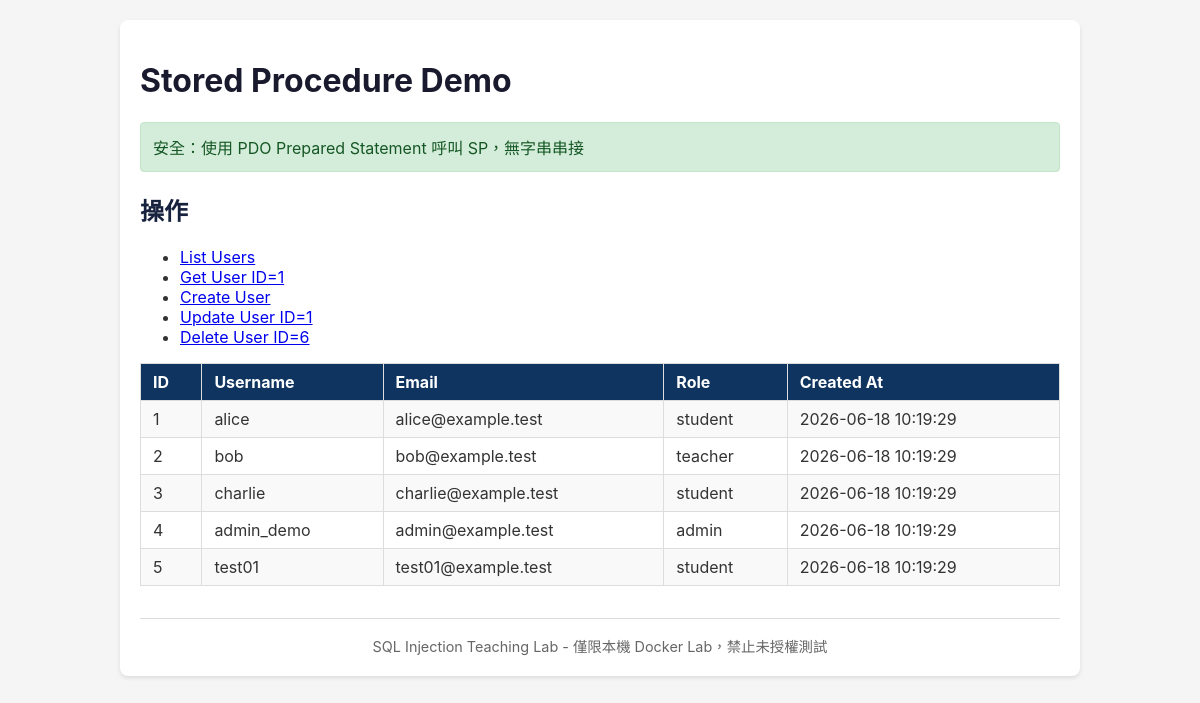
The page /callsp.php on the database its author committed.
### tables this page shows
CREATE TABLE IF NOT EXISTS users (
  id INT AUTO_INCREMENT PRIMARY KEY,
  username VARCHAR(50) NOT NULL,
  email VARCHAR(100) NOT NULL,
  role VARCHAR(20) NOT NULL DEFAULT 'student',
  created_at DATETIME NOT NULL DEFAULT CURRENT_TIMESTAMP,
  updated_at DATETIME NULL DEFAULT NULL ON UPDATE CURRENT_TIMESTAMP
);

### src/callsp.php (the view, shortened to what this page needs)
<?php
require_once __DIR__ . '/db.php';
$action = $_GET['action'] ?? 'list';
$rows = [];
try {
    switch ($action) {
        case 'list':
            $stmt = $pdo->prepare("CALL sp_user_list()");
            $stmt->execute();
            $rows = $stmt->fetchAll();
            break;
    }
} catch (Exception $e) {
    $message = 'Error: ' . $e->getMessage();
}
?>
<!DOCTYPE html>
<html lang="zh-TW">
<head>
    <link rel="stylesheet" href="style.css">
</head>
<body>
    <div class="container">
        <h1>Stored Procedure Demo</h1>
        <div class="safe">安全：使用 PDO Prepared Statement 呼叫 SP，無字串串接</div>
        <h2>操作</h2>
        <ul>
            <li><a href="?action=list">List Users</a></li>
            <li><a href="?action=get&id=1">Get User ID=1</a></li>
            <li><a href="?action=create&username=test&email=test@example.test&role=student">Create User</a></li>
            <li><a href="?action=update&id=1&username=updated&email=updated@example.test&role=teacher">Update User ID=1</a></li>
            <li><a href="?action=delete&id=6">Delete User ID=6</a></li>
        </ul>
        <?php if ($rows): ?>
        <table>
            <tr><th>ID</th><th>Username</th><th>Email</th><th>Role</th><th>Created At</th></tr>
            <?php foreach ($rows as $row): ?>
            <tr>
                <td><?= htmlspecialchars($row['id'], ENT_QUOTES, 'UTF-8') ?></td>
                <td><?= htmlspecialchars($row['username'], ENT_QUOTES, 'UTF-8') ?></td>
                <td><?= htmlspecialchars($row['email'], ENT_QUOTES, 'UTF-8') ?></td>
                <td><?= htmlspecialchars($row['role'], ENT_QUOTES, 'UTF-8') ?></td>
                <td><?= htmlspecialchars($row['created_at'], ENT_QUOTES, 'UTF-8') ?></td>
            </tr>
            <?php endforeach; ?>
        </table>
        <?php endif; ?>
        <div class="footer">SQL Injection Teaching Lab - 僅限本機 Docker Lab，禁止未授權測試</div>
    </div>
</body>
</html>

### src/style.css (style rules this page uses)
body { font-family: -apple-system, BlinkMacSystemFont, "Segoe UI", Roboto, sans-serif; max-width: 960px; margin: 0 auto; padding: 20px; background: #f5f5f5; color: #333; }
.container { background: #fff; padding: 20px; border-radius: 8px; box-shadow: 0 2px 4px rgba(0,0,0,0.1); }
h1 { color: #1a1a2e; }
h2 { color: #16213e; }
table { width: 100%; border-collapse: collapse; margin: 16px 0; }
th, td { border: 1px solid #ddd; padding: 8px 12px; text-align: left; }
th { background: #0f3460; color: #fff; }
tr:nth-child(even) { background: #f9f9f9; }
.safe { background: #d4edda; color: #155724; padding: 12px; border-radius: 4px; border: 1px solid #c3e6cb; margin: 16px 0; }
.footer { margin-top: 32px; padding-top: 16px; border-top: 1px solid #ddd; font-size: 0.9em; color: #666; text-align: center; }

### rows shown on the page
users: id "1", username "alice", email "alice@example.test", role "student", created_at "2026-06-18 10:19:29"
users: id "2", username "bob", email "bob@example.test", role "teacher", created_at "2026-06-18 10:19:29"
users: id "3", username "charlie", email "charlie@example.test", role "student", created_at "2026-06-18 10:19:29"
users: id "4", username "admin_demo", email "admin@example.test", role "admin", created_at "2026-06-18 10:19:29"
users: id "5", username "test01", email "test01@example.test", role "student", created_at "2026-06-18 10:19:29"
